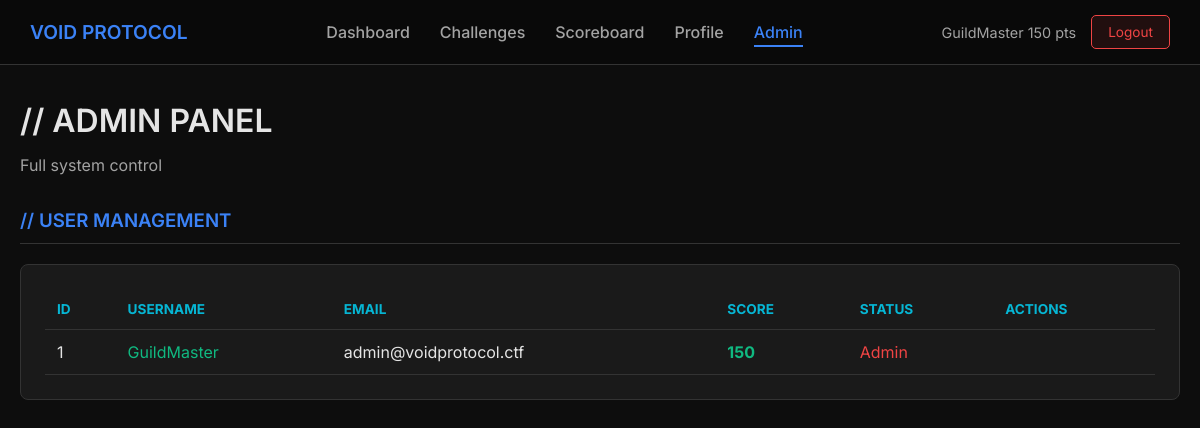
The page /admin (signed in) on the database its author committed.
### app.py (models this page shows)
class User(db.Model):
    id = db.Column(db.Integer, primary_key=True)
    username = db.Column(db.String(80), unique=True, nullable=False)
    email = db.Column(db.String(120), unique=True, nullable=False)
    password_hash = db.Column(db.String(255), nullable=False)
    is_admin = db.Column(db.Boolean, default=False)
    is_banned = db.Column(db.Boolean, default=False)
    score = db.Column(db.Integer, default=0)
    created_at = db.Column(db.DateTime, default=lambda: datetime.now(timezone.utc))
    solves = db.relationship('Solve', backref='user', lazy=True)

### app.py (the view)
@app.route('/admin')
@login_required
@admin_required
def admin():
    user = db.session.get(User, session['user_id'])
    users = User.query.order_by(User.created_at.desc()).all()
    return render_template('admin.html', user=user, users=users)

### app.py (called while the page is built)
def login_required(f):
    @wraps(f)
    def decorated_function(*args, **kwargs):
        if 'user_id' not in session:
            return redirect(url_for('login'))
        return f(*args, **kwargs)
    return decorated_function

def admin_required(f):
    @wraps(f)
    def decorated_function(*args, **kwargs):
        if 'user_id' not in session:
            return redirect(url_for('login'))
        user = db.session.get(User, session['user_id'])
        if not user or not user.is_admin:
            return redirect(url_for('dashboard'))
        return f(*args, **kwargs)
    return decorated_function

### templates/admin.html (shortened to what this page needs)
{% extends "base.html" %}
{% block content %}
<div class="container">
    <h1>// ADMIN PANEL</h1>
    <p style="color: var(--text-secondary); margin-bottom: 30px;">Full system control</p>
    <div class="admin-section">
        <h3>// USER MANAGEMENT</h3>
        <div class="card">
            <table class="admin-table">
                <thead>
                    <tr>
                        <th>ID</th>
                        <th>Username</th>
                        <th>Email</th>
                        <th>Score</th>
                        <th>Status</th>
                        <th>Actions</th>
                    </tr>
                </thead>
                <tbody>
                    {% for u in users %}
                    <tr>
                        <td>{{ u.id }}</td>
                        <td style="color: var(--accent-green);">{{ u.username }}</td>
                        <td>{{ u.email }}</td>
                        <td style="color: var(--accent-green); font-weight: 700;">{{ u.score }}</td>
                        <td>
                            {% if u.is_admin %}
                            <span style="color: var(--accent-red);">Admin</span>
                            {% elif u.is_banned %}
                            <span style="color: var(--accent-red);">Banned</span>
                            {% else %}
                            <span style="color: var(--accent-green);">Active</span>
                            {% endif %}
                        </td>
                        <td>
                        </td>
                    </tr>
                    {% endfor %}
                </tbody>
            </table>
        </div>
    </div>
</div>
{% endblock %}

### templates/base.html (shortened to what this page needs)
<!DOCTYPE html>
<html lang="en">
<head>
    <link rel="stylesheet" href="{{ url_for('static', filename='css/style.css') }}">
</head>
<body>
    {% if session.user_id %}
    <nav class="navbar">
        <a href="{{ url_for('dashboard') }}" class="nav-brand">VOID PROTOCOL</a>
        <ul class="nav-links">
            <li><a href="{{ url_for('dashboard') }}" class="{% if request.endpoint == 'dashboard' %}active{% endif %}">Dashboard</a></li>
            <li><a href="{{ url_for('challenges') }}" class="{% if request.endpoint == 'challenges' or request.endpoint == 'view_challenge' %}active{% endif %}">Challenges</a></li>
            <li><a href="{{ url_for('scoreboard') }}" class="{% if request.endpoint == 'scoreboard' %}active{% endif %}">Scoreboard</a></li>
            <li><a href="{{ url_for('profile') }}" class="{% if request.endpoint == 'profile' %}active{% endif %}">Profile</a></li>
            {% if user.is_admin %}
            <li><a href="{{ url_for('admin') }}" class="{% if request.endpoint.startswith('admin') %}active{% endif %}">Admin</a></li>
            {% endif %}
        </ul>
        <div class="nav-user">
            <div class="nav-user-info">
                {{ user.username }} <span>{{ user.score }} pts</span>
            </div>
            <a href="{{ url_for('logout') }}" class="nav-logout">Logout</a>
        </div>
    </nav>
    {% endif %}
    <main class="main-content">
        {% block content %}{% endblock %}
    </main>
</body>
</html>

### static/css/style.css (style rules this page uses)
* { margin: 0; padding: 0; box-sizing: border-box; }
:root { --bg-dark: #0d0d0d; --bg-darker: #080808; --bg-card: #1a1a1a; --bg-card-hover: #222222; --accent-blue: #3b82f6; --accent-cyan: #06b6d4; --accent-green: #10b981; --accent-red: #ef4444; --accent-yellow: #f59e0b; --text-primary: #e5e5e5; --text-secondary: #a3a3a3; --text-muted: #737373; --border-color: #333333; --border-hover: #444444; }
body { font-family: 'Inter', sans-serif; background: var(--bg-dark); min-height: 100vh; color: var(--text-primary); overflow-x: hidden; }
h1, h2, h3, h4, h5, h6 { font-family: 'Inter', sans-serif; font-weight: 600; line-height: 1.3; }
h1 { color: var(--text-primary); margin-bottom: 10px; }
h3 { color: var(--accent-cyan); margin-bottom: 12px; }
p { line-height: 1.7; margin-bottom: 15px; }
.container { max-width: 1400px; margin: 0 auto; padding: 20px; }
.navbar { background: rgba(10, 10, 10, 0.95); backdrop-filter: blur(20px); border-bottom: 1px solid var(--border-color); padding: 15px 30px; position: fixed; top: 0; left: 0; right: 0; z-index: 1000; display: flex; justify-content: space-between; align-items: center; flex-wrap: wrap; gap: 10px; }
.nav-brand { font-family: 'Inter', sans-serif; font-size: 1.2em; font-weight: 600; color: var(--accent-blue); text-decoration: none; white-space: nowrap; }
.nav-links { display: flex; gap: 30px; list-style: none; flex-wrap: wrap; }
.nav-links a { color: var(--text-secondary); text-decoration: none; font-weight: 500; transition: all 0.3s ease; position: relative; }
.nav-links a:hover, .nav-links a.active { color: var(--accent-blue); }
.nav-links a::after { content: ''; position: absolute; bottom: -5px; left: 0; width: 0; height: 2px; background: var(--accent-blue); transition: width 0.3s ease; }
.nav-links a:hover::after, .nav-links a.active::after { width: 100%; }
.nav-user { display: flex; align-items: center; gap: 15px; flex-wrap: wrap; }
.nav-user-info { color: var(--text-secondary); font-size: 0.9em; white-space: nowrap; }
.nav-logout { padding: 8px 16px; background: rgba(239, 68, 68, 0.1); border: 1px solid var(--accent-red); color: var(--accent-red); border-radius: 5px; text-decoration: none; font-size: 0.85em; transition: all 0.3s ease; white-space: nowrap; }
.main-content { margin-top: 80px; min-height: calc(100vh - 80px); }
.card { background: var(--bg-card); border: 1px solid var(--border-color); border-radius: 8px; padding: 24px; margin-bottom: 20px; transition: all 0.3s ease; }
.admin-section { margin-bottom: 40px; }
.admin-section h3 { color: var(--accent-blue); margin-bottom: 20px; padding-bottom: 10px; border-bottom: 1px solid var(--border-color); }
.admin-table { width: 100%; border-collapse: collapse; }
.admin-table th, .admin-table td { padding: 12px; text-align: left; border-bottom: 1px solid var(--border-color); }
.admin-table th { color: var(--accent-cyan); font-size: 0.85em; text-transform: uppercase; }
.main-content > * { animation: fadeInUp 0.6s ease forwards; }
.main-content > *:nth-child(1) { animation-delay: 0.1s; }

### rows shown on the page
User: username "GuildMaster", score "150", id "1", email "admin@voidprotocol.ctf", is_admin "Admin"
